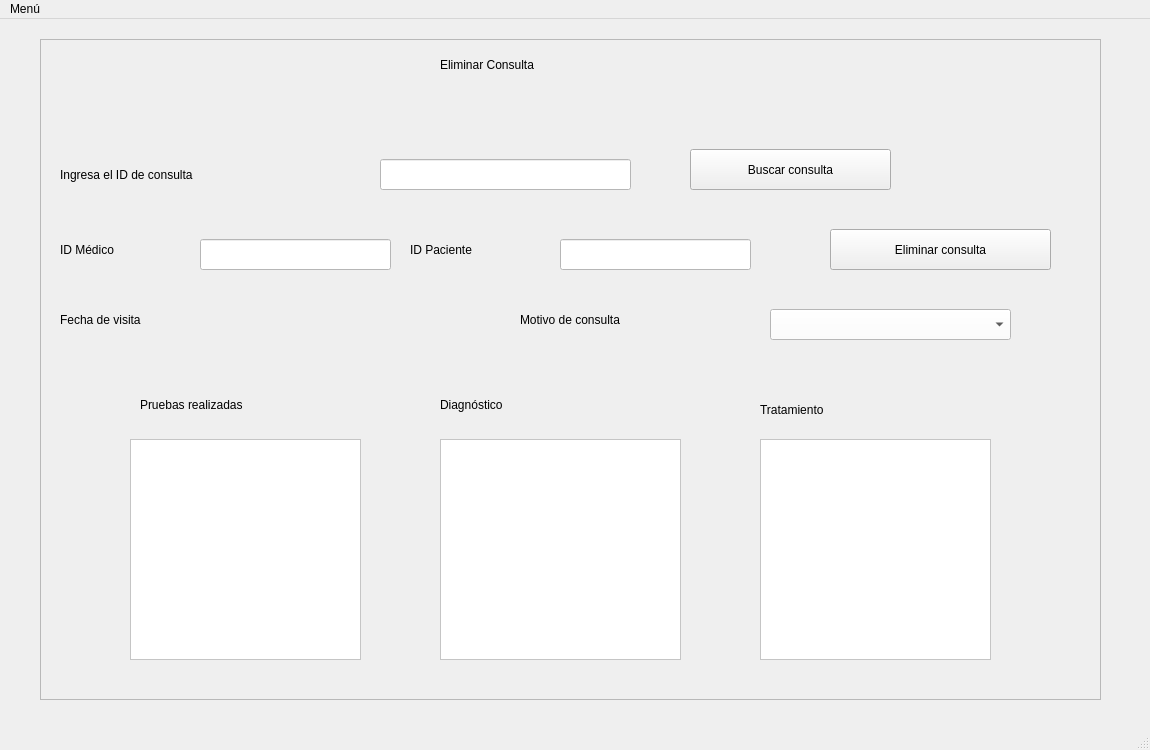
<?xml version="1.0" encoding="UTF-8"?>
<ui version="4.0">
 <class>EliminarConsulta</class>
 <widget class="QMainWindow" name="EliminarConsulta">
  <property name="geometry">
   <rect>
    <x>0</x>
    <y>0</y>
    <width>1150</width>
    <height>750</height>
   </rect>
  </property>
  <property name="minimumSize">
   <size>
    <width>1100</width>
    <height>700</height>
   </size>
  </property>
  <property name="maximumSize">
   <size>
    <width>1150</width>
    <height>750</height>
   </size>
  </property>
  <property name="windowTitle">
   <string>Eliminar consulta</string>
  </property>
  <property name="styleSheet">
   <string notr="true"/>
  </property>
  <widget class="QWidget" name="centralwidget">
   <widget class="QFrame" name="frame">
    <property name="geometry">
     <rect>
      <x>40</x>
      <y>20</y>
      <width>1061</width>
      <height>661</height>
     </rect>
    </property>
    <property name="minimumSize">
     <size>
      <width>0</width>
      <height>0</height>
     </size>
    </property>
    <property name="maximumSize">
     <size>
      <width>1920</width>
      <height>1080</height>
     </size>
    </property>
    <property name="frameShape">
     <enum>QFrame::StyledPanel</enum>
    </property>
    <property name="frameShadow">
     <enum>QFrame::Raised</enum>
    </property>
    <widget class="QLabel" name="label_2">
     <property name="geometry">
      <rect>
       <x>20</x>
       <y>120</y>
       <width>301</width>
       <height>31</height>
      </rect>
     </property>
     <property name="text">
      <string>Ingresa el ID de consulta</string>
     </property>
    </widget>
    <widget class="QLineEdit" name="inputIdConsulta">
     <property name="geometry">
      <rect>
       <x>340</x>
       <y>120</y>
       <width>251</width>
       <height>31</height>
      </rect>
     </property>
     <property name="styleSheet">
      <string notr="true">background-color: rgb(255, 255, 255);</string>
     </property>
    </widget>
    <widget class="QPushButton" name="buscarConsulta">
     <property name="geometry">
      <rect>
       <x>650</x>
       <y>110</y>
       <width>201</width>
       <height>41</height>
      </rect>
     </property>
     <property name="text">
      <string>Buscar consulta</string>
     </property>
    </widget>
    <widget class="QPushButton" name="eliminarConsulta">
     <property name="geometry">
      <rect>
       <x>790</x>
       <y>190</y>
       <width>221</width>
       <height>41</height>
      </rect>
     </property>
     <property name="text">
      <string>Eliminar consulta</string>
     </property>
    </widget>
    <widget class="QLabel" name="label_3">
     <property name="geometry">
      <rect>
       <x>20</x>
       <y>200</y>
       <width>131</width>
       <height>21</height>
      </rect>
     </property>
     <property name="text">
      <string>ID Médico</string>
     </property>
    </widget>
    <widget class="QLineEdit" name="inputIdMedico">
     <property name="geometry">
      <rect>
       <x>160</x>
       <y>200</y>
       <width>191</width>
       <height>31</height>
      </rect>
     </property>
     <property name="styleSheet">
      <string notr="true">background-color: rgb(255, 255, 255);</string>
     </property>
    </widget>
    <widget class="QLabel" name="label_4">
     <property name="geometry">
      <rect>
       <x>370</x>
       <y>200</y>
       <width>141</width>
       <height>21</height>
      </rect>
     </property>
     <property name="text">
      <string>ID Paciente</string>
     </property>
    </widget>
    <widget class="QLineEdit" name="inputIdPaciente">
     <property name="geometry">
      <rect>
       <x>520</x>
       <y>200</y>
       <width>191</width>
       <height>31</height>
      </rect>
     </property>
     <property name="styleSheet">
      <string notr="true">background-color: rgb(255, 255, 255);</string>
     </property>
    </widget>
    <widget class="QLabel" name="label_5">
     <property name="geometry">
      <rect>
       <x>480</x>
       <y>270</y>
       <width>231</width>
       <height>21</height>
      </rect>
     </property>
     <property name="text">
      <string>Motivo de consulta</string>
     </property>
    </widget>
    <widget class="QComboBox" name="inputMotivoConsulta">
     <property name="geometry">
      <rect>
       <x>730</x>
       <y>270</y>
       <width>241</width>
       <height>31</height>
      </rect>
     </property>
     <property name="styleSheet">
      <string notr="true">color: rgb(0, 0, 0);
background-color: rgb(255, 255, 255);</string>
     </property>
     <item>
      <property name="text">
       <string/>
      </property>
     </item>
     <item>
      <property name="text">
       <string>Consulta General</string>
      </property>
     </item>
     <item>
      <property name="text">
       <string>Examenes</string>
      </property>
     </item>
     <item>
      <property name="text">
       <string>Curaciones</string>
      </property>
     </item>
    </widget>
    <widget class="QLabel" name="label_6">
     <property name="geometry">
      <rect>
       <x>20</x>
       <y>270</y>
       <width>191</width>
       <height>21</height>
      </rect>
     </property>
     <property name="text">
      <string>Fecha de visita</string>
     </property>
    </widget>
    <widget class="QLabel" name="fechaConsulta">
     <property name="geometry">
      <rect>
       <x>210</x>
       <y>270</y>
       <width>231</width>
       <height>31</height>
      </rect>
     </property>
     <property name="text">
      <string/>
     </property>
    </widget>
    <widget class="QLabel" name="label_7">
     <property name="geometry">
      <rect>
       <x>100</x>
       <y>350</y>
       <width>221</width>
       <height>31</height>
      </rect>
     </property>
     <property name="text">
      <string>Pruebas realizadas</string>
     </property>
    </widget>
    <widget class="QTextEdit" name="inputPruebasRealizadas">
     <property name="geometry">
      <rect>
       <x>90</x>
       <y>400</y>
       <width>231</width>
       <height>221</height>
      </rect>
     </property>
     <property name="styleSheet">
      <string notr="true">background-color: rgb(255, 255, 255);</string>
     </property>
    </widget>
    <widget class="QLabel" name="label_8">
     <property name="geometry">
      <rect>
       <x>400</x>
       <y>350</y>
       <width>141</width>
       <height>31</height>
      </rect>
     </property>
     <property name="text">
      <string>Diagnóstico</string>
     </property>
    </widget>
    <widget class="QTextEdit" name="inputDiagnostico">
     <property name="geometry">
      <rect>
       <x>400</x>
       <y>400</y>
       <width>241</width>
       <height>221</height>
      </rect>
     </property>
     <property name="styleSheet">
      <string notr="true">background-color: rgb(255, 255, 255);</string>
     </property>
    </widget>
    <widget class="QTextEdit" name="inputTratamiento">
     <property name="geometry">
      <rect>
       <x>720</x>
       <y>400</y>
       <width>231</width>
       <height>221</height>
      </rect>
     </property>
     <property name="styleSheet">
      <string notr="true">background-color: rgb(255, 255, 255);</string>
     </property>
    </widget>
    <widget class="QLabel" name="label_9">
     <property name="geometry">
      <rect>
       <x>720</x>
       <y>360</y>
       <width>161</width>
       <height>21</height>
      </rect>
     </property>
     <property name="text">
      <string>Tratamiento</string>
     </property>
    </widget>
    <widget class="QLabel" name="label">
     <property name="geometry">
      <rect>
       <x>400</x>
       <y>10</y>
       <width>211</width>
       <height>31</height>
      </rect>
     </property>
     <property name="text">
      <string>Eliminar Consulta</string>
     </property>
    </widget>
   </widget>
  </widget>
  <widget class="QMenuBar" name="menubar">
   <property name="geometry">
    <rect>
     <x>0</x>
     <y>0</y>
     <width>1150</width>
     <height>26</height>
    </rect>
   </property>
   <widget class="QMenu" name="menuMen">
    <property name="title">
     <string>Menú</string>
    </property>
    <addaction name="separator"/>
    <addaction name="actionRegresar"/>
   </widget>
   <addaction name="menuMen"/>
  </widget>
  <widget class="QStatusBar" name="statusbar"/>
  <action name="actionRegresar">
   <property name="text">
    <string>Regresar</string>
   </property>
  </action>
 </widget>
 <resources/>
 <connections/>
</ui>
